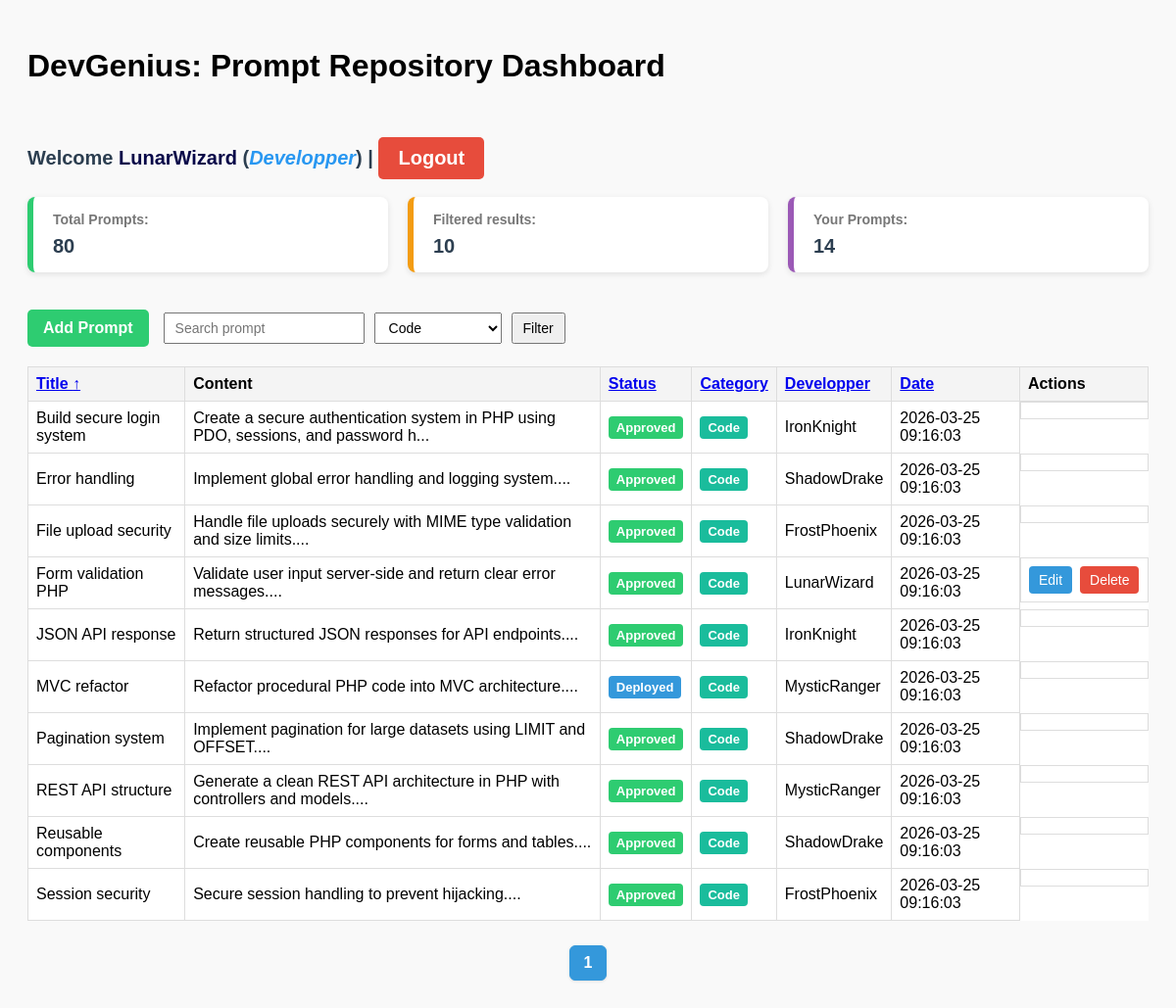
Screenshot of /index.php?category=1 (signed in) with the database file from the repository.
### tables this page shows
CREATE TABLE IF NOT EXISTS prompts (
    id INT AUTO_INCREMENT PRIMARY KEY,
    title VARCHAR(255) NOT NULL,
    content TEXT NOT NULL,
    user_id INT,
    category_id INT,
    created_at TIMESTAMP DEFAULT CURRENT_TIMESTAMP,
    status ENUM('Approved','Rejected','Deployed') DEFAULT 'Approved',
    FOREIGN KEY (user_id) REFERENCES users(id) ON DELETE CASCADE,
    FOREIGN KEY (category_id) REFERENCES categories(id) ON DELETE CASCADE
);

CREATE TABLE IF NOT EXISTS categories (
id INT AUTO_INCREMENT PRIMARY KEY,
name VARCHAR(100) NOT NULL,
created_at TIMESTAMP DEFAULT CURRENT_TIMESTAMP
);

CREATE TABLE IF NOT EXISTS users (
id INT AUTO_INCREMENT PRIMARY KEY,
username VARCHAR(100) NOT NULL UNIQUE,
email VARCHAR(100) NOT NULL UNIQUE,
password VARCHAR(200) NOT NULL,
role ENUM('Admin','Developper') DEFAULT 'Developper',
created_at TIMESTAMP DEFAULT CURRENT_TIMESTAMP
);

### auth/role.php (called while the page is built, shortened)
<?php
function isAdmin() {
    return $_SESSION['role'] === 'Admin';
}
function isDevelopper() {
    return $_SESSION['role'] === 'Developper';
}
function canEditPrompts($ownerId = null){
    if(isDevelopper() && $ownerId !== null){
        return $ownerId == $_SESSION['user_id'];
    }
    return false;
}
function canCreatePrompt(){
    return isAdmin() || isDevelopper();
}
?>

### index.php (the view, shortened to what this page needs)
<?php
require 'auth/db.php';
require 'auth/role.php';
$search   = $_GET['search'] ?? '';
$category = $_GET['category'] ?? '';
$sort     = $_GET['sort'] ?? 'title';
$order    = $_GET['order'] ?? 'ASC';
$page     = $_GET['page'] ?? 1;
$order = ($order === 'DESC') ? 'DESC' : 'ASC';
$limit  = 10;
$page   = max(1,(int)$page);
$offset = ($page - 1) * $limit;
$sql = "SELECT prompts.*,
               categories.name AS category_name,
               users.username AS Developper
        FROM prompts
        INNER JOIN categories ON prompts.category_id = categories.id
        INNER JOIN users ON prompts.user_id = users.id
        WHERE 1";
$params = [];
if ($category !== '') {
    $sql .= " AND prompts.category_id = :category";
    $params['category'] = $category;
}
$sql .= " ORDER BY $sort $order
          LIMIT :limit OFFSET :offset";
$stmt = $pdo->prepare($sql);
foreach ($params as $key => $value) {
    $stmt->bindValue(":$key", $value);
}
$stmt->bindValue(':limit', $limit, PDO::PARAM_INT);
$stmt->bindValue(':offset', $offset, PDO::PARAM_INT);
$stmt->execute();
$prompts = $stmt->fetchAll(PDO::FETCH_ASSOC);
$totalStmt = $pdo->query("SELECT COUNT(*) FROM prompts");
$totalPrompts = $totalStmt->fetchColumn();
$filteredSql = "SELECT COUNT(*) FROM prompts WHERE 1";
$filteredParams = [];
if ($category !== '') {
    $filteredSql .= " AND category_id = :category";
    $filteredParams['category'] = $category;
}
$filteredStmt = $pdo->prepare($filteredSql);
$filteredStmt->execute($filteredParams);
$filteredPrompts = $filteredStmt->fetchColumn();
$userStmt = $pdo->prepare("SELECT COUNT(*) FROM prompts WHERE user_id = ?");
$userStmt->execute([$_SESSION['user_id']]);
$userPrompts = $userStmt->fetchColumn();
$totalPages = ceil($filteredPrompts / $limit);
$categories = $pdo->query("SELECT * FROM categories")
                  ->fetchAll(PDO::FETCH_ASSOC);
$queryBase = http_build_query([
    'search' => $search,
    'category' => $category,
    'page' => $page
]);
function sortLink($column, $label, $sort, $order, $queryBase) {
    $newOrder = ($column === $sort && $order === 'ASC') ? 'DESC' : 'ASC';
    $arrow = '';
    if ($column === $sort) {
        $arrow = $order === 'ASC' ? ' ↑' : ' ↓';
    }
    return "<a href='?$queryBase&sort=$column&order=$newOrder'>$label$arrow</a>";
}
?>
<!DOCTYPE html>
<html>
<head>
    <link rel="stylesheet" href="assets/css/style.css">
    <link rel="stylesheet" href="assets/css/style.php">
</head>
<body>
<h1>DevGenius: Prompt Repository Dashboard</h1>
<br><br>
<div class="p-welcome">
    Welcome <span class="username"><?php echo htmlspecialchars($_SESSION['username']); ?></span> (<span class="role"><?php echo htmlspecialchars($_SESSION['role']); ?></span>) |
    <a href="logout.php" class="logout-btn">Logout</a>
</div>
<br>
<div class="summary-container">
    <div class="summary-item">
        <h4>Total Prompts:</h4>
        <p><?= htmlspecialchars($totalPrompts) ?></p>
    </div>
    <div class="summary-item">
        <h4>Filtered results:</h4>
        <p><?= htmlspecialchars($filteredPrompts ?? 0) ?></p>
    </div>
    <div class="summary-item">
        <h4>Your Prompts:</h4>
        <p><?= htmlspecialchars($userPrompts ?? 0) ?></p>
    </div>
</div>
<br>
<div class="toolbar">
    <?php if(canCreatePrompt()): ?>
    <a href="devgest/add_prompt.php" class="btn-add">Add Prompt</a>
    <?php endif; ?>
    <form method="GET" class="filter-form">
        <input name="search" placeholder="Search prompt" value="<?= htmlspecialchars($search) ?>">
        <select name="category">
            <?php foreach ($categories as $c): ?>
                <option value="<?= $c['id'] ?>" <?= ($category==$c['id'])?'selected':'' ?>>
                    <?= htmlspecialchars($c['name']) ?>
                </option>
            <?php endforeach; ?>
        </select>
        <button type="submit">Filter</button>
    </form>
</div>
<table>
    <tr>
        <th><?= sortLink('title','Title',$sort,$order,$queryBase) ?></th>
        <th>Content</th>
        <th><?= sortLink('status','Status',$sort,$order,$queryBase) ?></th>
        <th><?= sortLink('category_name','Category',$sort,$order,$queryBase) ?></th>
        <th><?= sortLink('Developper','Developper',$sort,$order,$queryBase) ?></th>
        <th><?= sortLink('created_at','Date',$sort,$order,$queryBase) ?></th>
        <th>Actions</th>
    </tr>
    <?php foreach ($prompts as $p):
    $statusClass = strtolower(str_replace(' ','-',$p['status']));
    ?>
    <tr>
    <td><?= htmlspecialchars($p['title']) ?></td>
    <td><?= htmlspecialchars(substr($p['content'],0,80)) ?>...</td>
    <td>
    <span class="status-badge status-<?= $statusClass ?>">
    <?= $p['status'] ?>
    </span>
    </td>
    <td>
    <span class="status-badge category-badge-<?= $p['category_id'] ?>">
    <?= htmlspecialchars($p['category_name']) ?>
    </span>
    </td>
    <td><?= htmlspecialchars($p['Developper']) ?></td>
    <td><?= $p['created_at'] ?></td>
    <td class="actions">
    <?php if(canEditPrompts($p['user_id'])): ?>
    <a href="devgest/update_prompt.php?id=<?= $p['id'] ?>" class="btn-edit">Edit</a>
    <a href="devgest/delete_prompt.php?id=<?= $p['id'] ?>" class="btn-delete" onclick="return confirm('Delete this prompt?')">Delete</a>
    <?php endif; ?>
    </td>
    </tr>
    <?php endforeach; ?>
</table>
<div class="pagination">
<?php for ($i=1;$i<=$totalPages;$i++): ?>
<a href="?search=<?= $search ?>&category=<?= $category ?>&sort=<?= $_GET['sort'] ?? 'title' ?>&order=<?= $order ?>&page=<?= $i ?>"
<?= ($i==$page)?'class="active"':'' ?>>
<?= $i ?>
</a>
<?php endfor; ?>
</div>
</body>
</html>

### Assets/css/style.css (style rules this page uses)
body { font-family: Arial, sans-serif; padding: 20px; background: #f9f9f9; }
h1 { margin-bottom: 10px; }
.p-welcome { margin: 8px 0 0; font-size: 20px; font-weight: bold; color: #2c3e50; }
.p-welcome .username { color: rgb(6, 6, 72); font-weight: bold; }
.p-welcome .role { color: rgb(40, 151, 241); font-style: italic; }
.toolbar { display: flex; flex-wrap: wrap; align-items: center; gap: 15px; margin-bottom: 20px; }
.filter-form { display: flex; gap: 10px; flex-wrap: wrap; }
.filter-form input, .filter-form select, .filter-form button { padding: 6px 10px; font-size: 14px; }
.btn-add { background: #2ecc71; color: white; padding: 10px 16px; text-decoration: none; border-radius: 5px; font-weight: bold; }
table { width: 100%; border-collapse: collapse; margin-top: 10px; background: white; }
table th, table td { border: 1px solid #ddd; padding: 8px; text-align: left; }
table th { background: #f4f4f4; cursor: pointer; }
.actions { display: flex; gap: 8px; }
.btn-edit { background: #3498db; color: white; padding: 6px 10px; text-decoration: none; border-radius: 4px; font-size: 14px; }
.btn-delete { background: #e74c3c; color: white; padding: 6px 10px; text-decoration: none; border-radius: 4px; font-size: 14px; }
.status-badge { padding: 4px 8px; border-radius: 4px; color: white; font-weight: bold; font-size: 13px; display: inline-block; }
.status-approved { background: #2ecc71; }
.status-deployed { background: #3498db; }
.pagination { display: flex; justify-content: center; margin-top: 25px; gap: 8px; }
.pagination a { padding: 8px 14px; text-decoration: none; color: #3498db; background: white; border: 1px solid #ddd; border-radius: 6px; font-weight: 500; transition: all 0.2s ease; box-shadow: 0 1px 3px rgba(0,0,0,0.1); }
.pagination a.active { background: #3498db; color: white; border-color: #3498db; font-weight: bold; }
.logout-btn { display: inline-block; padding: 10px 20px; background-color: #e74c3c; color: white; text-decoration: none; border-radius: 5px; font-weight: bold; }
.summary-container { display: flex; gap: 20px; margin-bottom: 20px; flex-wrap: wrap; }
.summary-item { flex: 1; min-width: 200px; background: white; padding: 15px 20px; border-radius: 8px; border-left: 6px solid #3498db; box-shadow: 0 2px 6px rgba(0,0,0,0.1); }
.summary-item h4 { margin: 0; font-size: 14px; color: #777; }
.summary-item p { margin: 8px 0 0; font-size: 20px; font-weight: bold; color: #2c3e50; }
.summary-item:nth-child(1) { border-left-color: #2ecc71; }
.summary-item:nth-child(2) { border-left-color: #f39c12; }
.summary-item:nth-child(3) { border-left-color: #9b59b6; }

### rows the page displays
prompts: title "Build secure login system", content "Create a secure authentication system in PHP using PDO, sessions, and password h", status "Approved", category.name "Code", user.username "IronKnight", created_at "2026-03-25 09:16:03"
prompts: title "Error handling", content "Implement global error handling and logging system.", status "Approved", category.name "Code", user.username "ShadowDrake", created_at "2026-03-25 09:16:03"
prompts: title "File upload security", content "Handle file uploads securely with MIME type validation and size limits.", status "Approved", category.name "Code", user.username "FrostPhoenix", created_at "2026-03-25 09:16:03"
prompts: title "Form validation PHP", content "Validate user input server-side and return clear error messages.", status "Approved", category.name "Code", user.username "LunarWizard", created_at "2026-03-25 09:16:03"
prompts: title "JSON API response", content "Return structured JSON responses for API endpoints.", status "Approved", category.name "Code", user.username "IronKnight", created_at "2026-03-25 09:16:03"
prompts: title "MVC refactor", content "Refactor procedural PHP code into MVC architecture.", status "Deployed", category.name "Code", user.username "MysticRanger", created_at "2026-03-25 09:16:03"
prompts: title "Pagination system", content "Implement pagination for large datasets using LIMIT and OFFSET.", status "Approved", category.name "Code", user.username "ShadowDrake", created_at "2026-03-25 09:16:03"
prompts: title "REST API structure", content "Generate a clean REST API architecture in PHP with controllers and models.", status "Approved", category.name "Code", user.username "MysticRanger", created_at "2026-03-25 09:16:03"
prompts: title "Reusable components", content "Create reusable PHP components for forms and tables.", status "Approved", category.name "Code", user.username "ShadowDrake", created_at "2026-03-25 09:16:03"
prompts: title "Session security", content "Secure session handling to prevent hijacking.", status "Approved", category.name "Code", user.username "FrostPhoenix", created_at "2026-03-25 09:16:03"

### other values shown
$_SESSION['username'] "LunarWizard"
$_SESSION['role'] "Developper"
$totalPrompts "80"
$filteredPrompts "10"
$userPrompts "14"
$label "Title Status Category Developper Date"
$arrow "↑"
form field category "Code"
